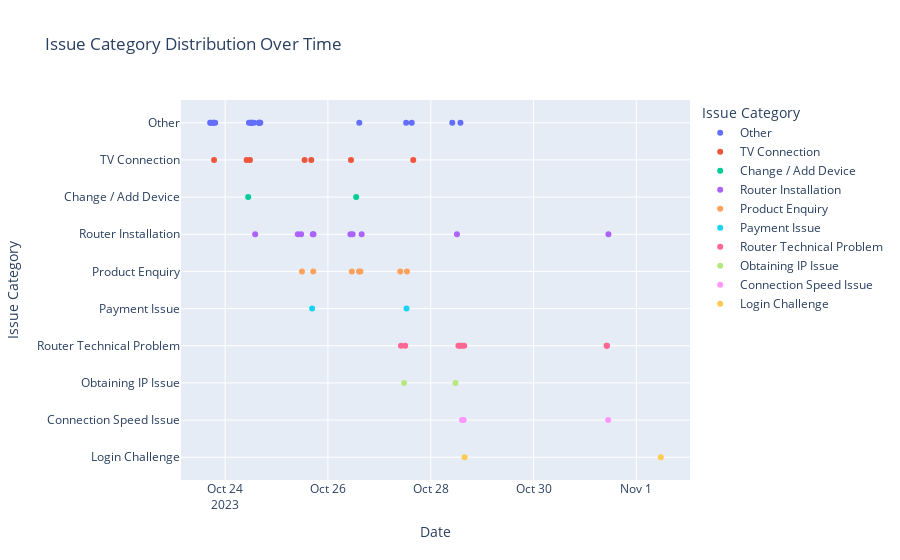

This figure's notebook cell:
### Markdown cell above
#### Plotly

### Code cell
import sqlite3
import pandas as pd
import plotly.express as px

# Connect to SQLite database
conn = sqlite3.connect('transcriptions.db')

# Fetch data from the database
query = "SELECT date, issue_category FROM transcriptions WHERE issue_category IS NOT NULL"
df = pd.read_sql_query(query, conn)

# Convert 'date' column to datetime format
df['date'] = pd.to_datetime(df['date'])

# Create a scatter plot using Plotly
fig = px.scatter(df, x='date', y='issue_category', color='issue_category',
                 title='Issue Category Distribution Over Time',
                 labels={'date': 'Date', 'issue_category': 'Issue Category'})

# Show the plot
fig.show()

### Figure 1 — Plotly figure (JSON) as saved in the notebook; plotly's stock layout.template omitted (floating-point values rounded to 4 significant figures)
{"data": [{"hovertemplate": "Issue Category=%{y}<br>Date=%{x}<extra></extra>", "legendgroup": "Other", "marker": {"color": "#636efa", "symbol": "circle"}, "mode": "markers", "name": "Other", "orientation": "v", "showlegend": true, "type": "scatter", "x": ["2023-10-23T17:01:03", "2023-10-23T17:14:53", "2023-10-23T18:23:25", "2023-10-23T18:33:23", "2023-10-23T19:20:24", "2023-10-24T11:07:08", "2023-10-24T11:52:11", "2023-10-24T12:17:17", "2023-10-24T12:26:22", "2023-10-24T13:28:05", "2023-10-24T15:46:44", "2023-10-24T15:52:41", "2023-10-24T15:58:38", "2023-10-24T16:25:20", "2023-10-26T14:37:26", "2023-10-27T12:30:20", "2023-10-27T15:07:46", "2023-10-28T10:02:46", "2023-10-28T13:52:12"], "xaxis": "x", "y": ["Other", "Other", "Other", "Other", "Other", "Other", "Other", "Other", "Other", "Other", "Other", "Other", "Other", "Other", "Other", "Other", "Other", "Other", "Other"], "yaxis": "y"}, {"hovertemplate": "Issue Category=%{y}<br>Date=%{x}<extra></extra>", "legendgroup": "TV Connection", "marker": {"color": "#EF553B", "symbol": "circle"}, "mode": "markers", "name": "TV Connection", "orientation": "v", "showlegend": true, "type": "scatter", "x": ["2023-10-23T18:48:51", "2023-10-24T10:01:06", "2023-10-24T11:35:40", "2023-10-25T13:04:46", "2023-10-25T16:12:58", "2023-10-26T10:45:14", "2023-10-27T15:49:38"], "xaxis": "x", "y": ["TV Connection", "TV Connection", "TV Connection", "TV Connection", "TV Connection", "TV Connection", "TV Connection"], "yaxis": "y"}, {"hovertemplate": "Issue Category=%{y}<br>Date=%{x}<extra></extra>", "legendgroup": "Change / Add Device", "marker": {"color": "#00cc96", "symbol": "circle"}, "mode": "markers", "name": "Change / Add Device", "orientation": "v", "showlegend": true, "type": "scatter", "x": ["2023-10-24T10:45:56", "2023-10-26T13:10:39"], "xaxis": "x", "y": ["Change / Add Device", "Change / Add Device"], "yaxis": "y"}, {"hovertemplate": "Issue Category=%{y}<br>Date=%{x}<extra></extra>", "legendgroup": "Router Installation", "marker": {"color": "#ab63fa", "symbol": "circle"}, "mode": "markers", "name": "Router Installation", "orientation": "v", "showlegend": true, "type": "scatter", "x": ["2023-10-24T14:01:17", "2023-10-25T09:55:09", "2023-10-25T11:28:14", "2023-10-25T16:54:28", "2023-10-25T17:15:41", "2023-10-26T10:29:49", "2023-10-26T11:31:04", "2023-10-26T15:44:33", "2023-10-28T12:14:21", "2023-10-31T10:57:33"], "xaxis": "x", "y": ["Router Installation", "Router Installation", "Router Installation", "Router Installation", "Router Installation", "Router Installation", "Router Installation", "Router Installation", "Router Installation", "Router Installation"], "yaxis": "y"}, {"hovertemplate": "Issue Category=%{y}<br>Date=%{x}<extra></extra>", "legendgroup": "Product Enquiry", "marker": {"color": "#FFA15A", "symbol": "circle"}, "mode": "markers", "name": "Product Enquiry", "orientation": "v", "showlegend": true, "type": "scatter", "x": ["2023-10-25T11:52:14", "2023-10-25T17:09:07", "2023-10-26T11:09:39", "2023-10-26T14:29:05", "2023-10-26T15:10:32", "2023-10-27T09:46:30", "2023-10-27T12:53:38"], "xaxis": "x", "y": ["Product Enquiry", "Product Enquiry", "Product Enquiry", "Product Enquiry", "Product Enquiry", "Product Enquiry", "Product Enquiry"], "yaxis": "y"}, {"hovertemplate": "Issue Category=%{y}<br>Date=%{x}<extra></extra>", "legendgroup": "Payment Issue", "marker": {"color": "#19d3f3", "symbol": "circle"}, "mode": "markers", "name": "Payment Issue", "orientation": "v", "showlegend": true, "type": "scatter", "x": ["2023-10-25T16:37:06", "2023-10-27T12:41:13"], "xaxis": "x", "y": ["Payment Issue", "Payment Issue"], "yaxis": "y"}, {"hovertemplate": "Issue Category=%{y}<br>Date=%{x}<extra></extra>", "legendgroup": "Router Technical Problem", "marker": {"color": "#FF6692", "symbol": "circle"}, "mode": "markers", "name": "Router Technical Problem", "orientation": "v", "showlegend": true, "type": "scatter", "x": ["2023-10-27T10:06:59", "2023-10-27T12:04:17", "2023-10-28T12:55:32", "2023-10-28T13:38:25", "2023-10-28T14:42:24", "2023-10-28T15:36:39", "2023-10-31T10:07:46", "2023-10-31T10:15:42"], "xaxis": "x", "y": ["Router Technical Problem", "Router Technical Problem", "Router Technical Problem", "Router Technical Problem", "Router Technical Problem", "Router Technical Problem", "Router Technical Problem", "Router Technical Problem"], "yaxis": "y"}, {"hovertemplate": "Issue Category=%{y}<br>Date=%{x}<extra></extra>", "legendgroup": "Obtaining IP Issue", "marker": {"color": "#B6E880", "symbol": "circle"}, "mode": "markers", "name": "Obtaining IP Issue", "orientation": "v", "showlegend": true, "type": "scatter", "x": ["2023-10-27T11:32:52", "2023-10-28T11:31:33"], "xaxis": "x", "y": ["Obtaining IP Issue", "Obtaining IP Issue"], "yaxis": "y"}, {"hovertemplate": "Issue Category=%{y}<br>Date=%{x}<extra></extra>", "legendgroup": "Connection Speed Issue", "marker": {"color": "#FF97FF", "symbol": "circle"}, "mode": "markers", "name": "Connection Speed Issue", "orientation": "v", "showlegend": true, "type": "scatter", "x": ["2023-10-28T14:35:37", "2023-10-28T15:21:28", "2023-10-31T10:51:05"], "xaxis": "x", "y": ["Connection Speed Issue", "Connection Speed Issue", "Connection Speed Issue"], "yaxis": "y"}, {"hovertemplate": "Issue Category=%{y}<br>Date=%{x}<extra></extra>", "legendgroup": "Login Challenge", "marker": {"color": "#FECB52", "symbol": "circle"}, "mode": "markers", "name": "Login Challenge", "orientation": "v", "showlegend": true, "type": "scatter", "x": ["2023-10-28T15:48:01", "2023-11-01T11:25:16"], "xaxis": "x", "y": ["Login Challenge", "Login Challenge"], "yaxis": "y"}], "layout": {"legend": {"title": {"text": "Issue Category"}, "tracegroupgap": 0}, "title": {"text": "Issue Category Distribution Over Time"}, "xaxis": {"anchor": "y", "domain": [0, 1], "title": {"text": "Date"}}, "yaxis": {"anchor": "x", "categoryarray": ["Login Challenge", "Connection Speed Issue", "Obtaining IP Issue", "Router Technical Problem", "Payment Issue", "Product Enquiry", "Router Installation", "Change / Add Device", "TV Connection", "Other"], "categoryorder": "array", "domain": [0, 1], "title": {"text": "Issue Category"}}}}
